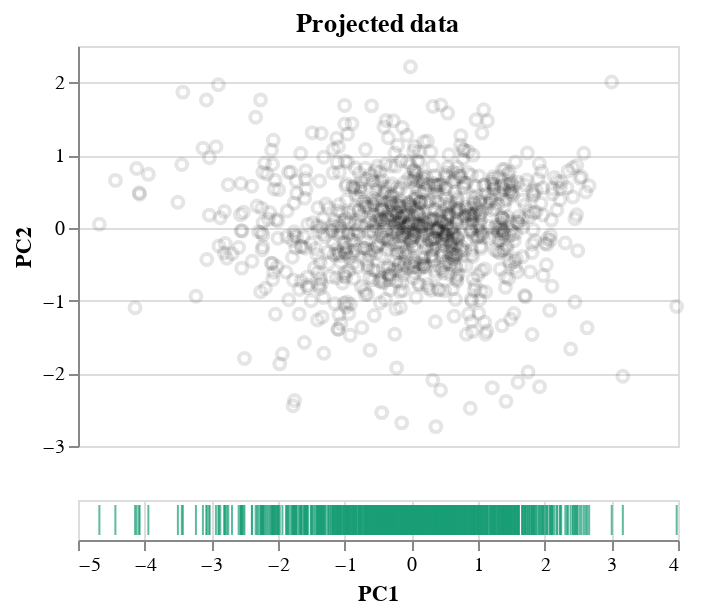

Notebook code for this chart:
### Code cell
projection & pc1

### Figure 1 — Vega-Lite specification as saved in the notebook (floating-point values rounded to 4 significant figures; data arrays with more than 128 entries replaced by an {"elided": "..."} marker saying what was removed)
{"config": {"view": {"continuousWidth": 400, "continuousHeight": 300}}, "vconcat": [{"mark": {"type": "point", "color": "black", "opacity": 0.1}, "encoding": {"x": {"type": "quantitative", "axis": null, "field": "PC1", "title": ""}, "y": {"type": "quantitative", "field": "PC2"}}, "height": 200, "title": "Projected data", "width": 300}, {"mark": {"type": "tick", "color": "#1B9E77"}, "encoding": {"x": {"type": "quantitative", "field": "PC1"}}, "width": 300}], "data": {"name": "data-200ff20290075609d9d3eb51cdee81ea"}, "$schema": "https://vega.github.io/schema/vega-lite/v4.8.1.json", "datasets": {"data-200ff20290075609d9d3eb51cdee81ea": {"elided": "933 records"}}}
